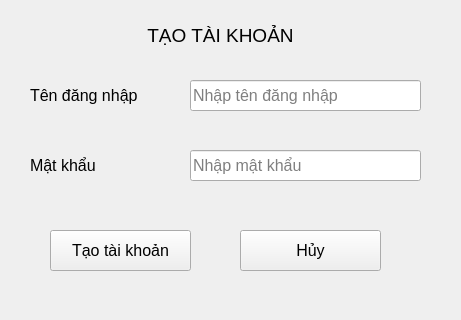
<?xml version="1.0" encoding="UTF-8"?>
<ui version="4.0">
 <class>MainWindow</class>
 <widget class="QMainWindow" name="MainWindow">
  <property name="geometry">
   <rect>
    <x>0</x>
    <y>0</y>
    <width>461</width>
    <height>320</height>
   </rect>
  </property>
  <property name="sizePolicy">
   <sizepolicy hsizetype="Fixed" vsizetype="Fixed">
    <horstretch>0</horstretch>
    <verstretch>0</verstretch>
   </sizepolicy>
  </property>
  <property name="minimumSize">
   <size>
    <width>461</width>
    <height>320</height>
   </size>
  </property>
  <property name="maximumSize">
   <size>
    <width>461</width>
    <height>320</height>
   </size>
  </property>
  <property name="windowTitle">
   <string>Tạo tài khoản</string>
  </property>
  <widget class="QWidget" name="centralwidget">
   <widget class="QLabel" name="label">
    <property name="geometry">
     <rect>
      <x>80</x>
      <y>20</y>
      <width>281</width>
      <height>31</height>
     </rect>
    </property>
    <property name="font">
     <font>
      <pointsize>14</pointsize>
     </font>
    </property>
    <property name="text">
     <string>TẠO TÀI KHOẢN</string>
    </property>
    <property name="textFormat">
     <enum>Qt::PlainText</enum>
    </property>
    <property name="alignment">
     <set>Qt::AlignCenter</set>
    </property>
   </widget>
   <widget class="QLabel" name="label_3">
    <property name="geometry">
     <rect>
      <x>30</x>
      <y>80</y>
      <width>151</width>
      <height>31</height>
     </rect>
    </property>
    <property name="font">
     <font>
      <pointsize>12</pointsize>
     </font>
    </property>
    <property name="text">
     <string>Tên đăng nhập</string>
    </property>
   </widget>
   <widget class="QPushButton" name="registerBtn">
    <property name="geometry">
     <rect>
      <x>50</x>
      <y>230</y>
      <width>141</width>
      <height>41</height>
     </rect>
    </property>
    <property name="font">
     <font>
      <pointsize>12</pointsize>
     </font>
    </property>
    <property name="text">
     <string>Tạo tài khoản</string>
    </property>
   </widget>
   <widget class="QLineEdit" name="lineEditUsername">
    <property name="geometry">
     <rect>
      <x>190</x>
      <y>80</y>
      <width>231</width>
      <height>31</height>
     </rect>
    </property>
    <property name="font">
     <font>
      <pointsize>12</pointsize>
     </font>
    </property>
    <property name="echoMode">
     <enum>QLineEdit::Normal</enum>
    </property>
    <property name="placeholderText">
     <string>Nhập tên đăng nhập</string>
    </property>
   </widget>
   <widget class="QLabel" name="userError">
    <property name="geometry">
     <rect>
      <x>190</x>
      <y>110</y>
      <width>261</width>
      <height>31</height>
     </rect>
    </property>
    <property name="font">
     <font>
      <family>MS Shell Dlg 2</family>
      <pointsize>12</pointsize>
      <weight>9</weight>
      <italic>false</italic>
      <bold>false</bold>
     </font>
    </property>
    <property name="styleSheet">
     <string notr="true">color: rgb(255, 0, 0);
font: 75 12pt &quot;MS Shell Dlg 2&quot;;</string>
    </property>
    <property name="text">
     <string/>
    </property>
   </widget>
   <widget class="QLabel" name="passError">
    <property name="geometry">
     <rect>
      <x>190</x>
      <y>180</y>
      <width>261</width>
      <height>31</height>
     </rect>
    </property>
    <property name="font">
     <font>
      <family>MS Shell Dlg 2</family>
      <pointsize>12</pointsize>
      <weight>9</weight>
      <italic>false</italic>
      <bold>false</bold>
     </font>
    </property>
    <property name="styleSheet">
     <string notr="true">color: rgb(255, 0, 0);
font: 75 12pt &quot;MS Shell Dlg 2&quot;;</string>
    </property>
    <property name="text">
     <string/>
    </property>
   </widget>
   <widget class="QLabel" name="label_5">
    <property name="geometry">
     <rect>
      <x>30</x>
      <y>150</y>
      <width>111</width>
      <height>31</height>
     </rect>
    </property>
    <property name="font">
     <font>
      <pointsize>12</pointsize>
     </font>
    </property>
    <property name="text">
     <string>Mật khẩu</string>
    </property>
   </widget>
   <widget class="QLineEdit" name="lineEditPassword">
    <property name="geometry">
     <rect>
      <x>190</x>
      <y>150</y>
      <width>231</width>
      <height>31</height>
     </rect>
    </property>
    <property name="font">
     <font>
      <pointsize>12</pointsize>
     </font>
    </property>
    <property name="echoMode">
     <enum>QLineEdit::Password</enum>
    </property>
    <property name="placeholderText">
     <string>Nhập mật khẩu</string>
    </property>
   </widget>
   <widget class="QPushButton" name="cancelBtn">
    <property name="geometry">
     <rect>
      <x>240</x>
      <y>230</y>
      <width>141</width>
      <height>41</height>
     </rect>
    </property>
    <property name="font">
     <font>
      <pointsize>12</pointsize>
     </font>
    </property>
    <property name="text">
     <string>Hủy</string>
    </property>
   </widget>
  </widget>
 </widget>
 <resources/>
 <connections/>
</ui>
